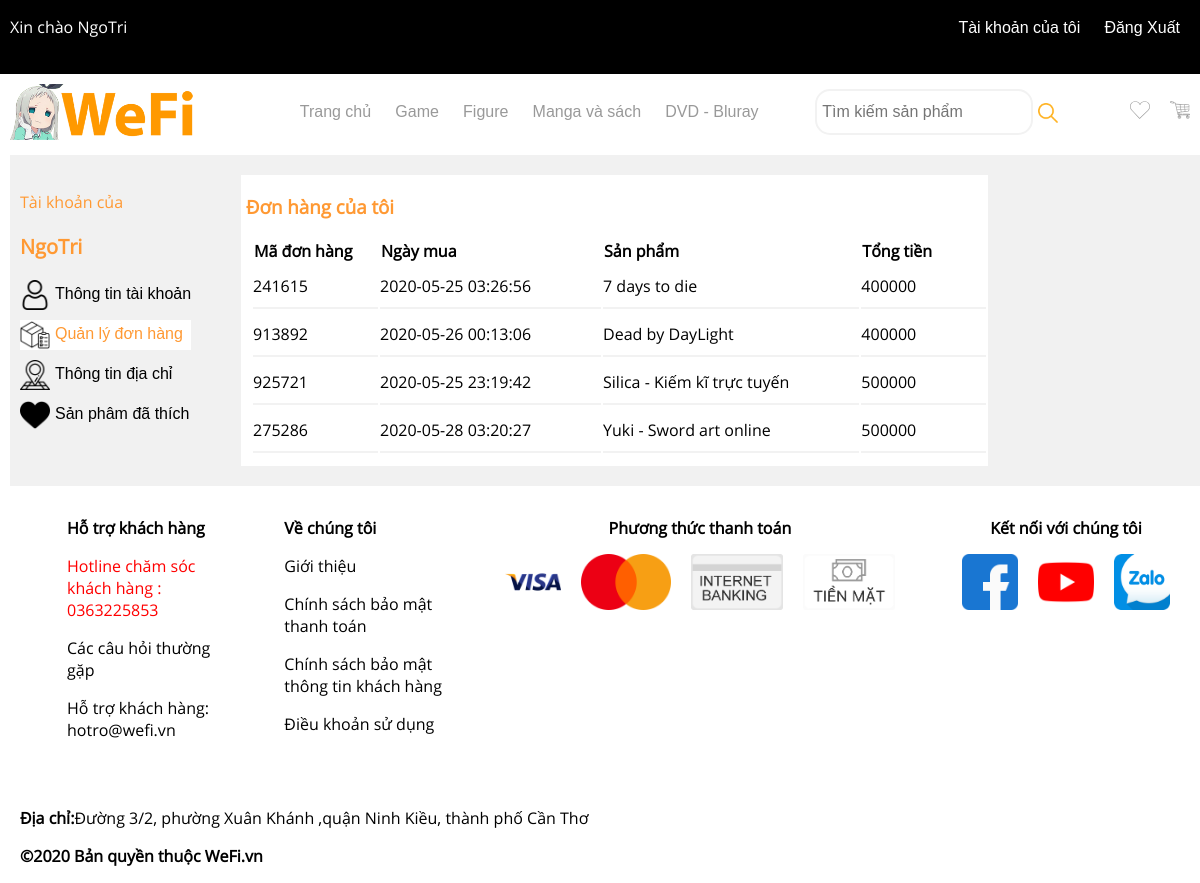
The app's page /orders.php (signed in) with its own data.
### tables this page shows
CREATE TABLE `orders` (
  `uid` int(11) NOT NULL,
  `pid` int(11) NOT NULL,
  `quality` int(11) NOT NULL,
  `orderDate` timestamp NULL DEFAULT CURRENT_TIMESTAMP,
  PRIMARY KEY (`pid`,`uid`),
  KEY `fk_orders1` (`uid`),
  CONSTRAINT `fk_orders1` FOREIGN KEY (`uid`) REFERENCES `customer` (`uid`),
  CONSTRAINT `fk_orders2` FOREIGN KEY (`pid`) REFERENCES `product` (`pid`)
);

CREATE TABLE `product` (
  `pid` int(11) NOT NULL AUTO_INCREMENT,
  `pTid` int(11) DEFAULT NULL,
  `imageURL` varchar(50) DEFAULT NULL,
  `product_name` varchar(100) NOT NULL,
  `price` int(11) NOT NULL,
  `about` varchar(800) DEFAULT NULL,
  PRIMARY KEY (`pid`),
  KEY `fk_product` (`pTid`),
  FULLTEXT KEY `product_name` (`product_name`),
  CONSTRAINT `fk_product` FOREIGN KEY (`pTid`) REFERENCES `producttype` (`pTid`)
);

### orders.php (the view, shortened to what this page needs)
<!DOCTYPE html>
<html lang="en">
<head>
    <link type="text/css" rel="stylesheet" href="./css/style.css">
    <link type="text/css" rel="stylesheet" href="./css/footer.css">
    <link type="text/css" rel="stylesheet" href="./css/user.css">
    <link type="text/css" rel="stylesheet" href="./css/orders.css">
</head>
<header>
    <?php
    include 'navBar.php';
    ?>
</header>
<body>
    <div class="main-user">
        <div class="user-action">
            <div class="user-name">
                <p>Tài khoản của</p>
                <p><?php echo $_SESSION['username']  ?></p>
            </div>
            <div class="link">
                <ul>
                    <li>
                        <div class="user-list">
                            <img src="./img/user.png" alt="user">
                            <a href="user.php">Thông tin tài khoản</a>
                        </div>
                    </li>
                    <li>
                        <div class="user-list active">
                            <img src="./img/order.png" alt="order">
                            <a href="orders.php">Quản lý đơn hàng</a>
                        </div>
                    </li>
                    <li>
                        <div class="user-list">
                            <img src="./img/address.png" alt="address">
                            <a href="address.php">Thông tin địa chỉ</a>
                        </div>
                    </li>
                    <li>
                        <div class="user-list">
                            <img src="./img/like.png" alt="like">
                            <a href="like.php">Sản phâm đã thích</a>
                        </div>
                    </li>
                </ul>
            </div>
        </div>
        <div class="user-order">
            <h3>Đơn hàng của tôi</h3>
            <div class="order-list">
                <table>
                    <thead>
                        <tr>
                            <th>Mã đơn hàng</th>
                            <th>Ngày mua</th>
                            <th>Sản phẩm</th>
                            <th>Tổng tiền</th>
                        </tr>
                    </thead>
                    <tbody>
                        <?php
                            require_once './DB/DBconfig.php';
                            $uid = $_SESSION['uid'];
                            $sql = "call getOrders(?)";
                            $stmt = $conn ->prepare($sql);
                            $stmt->bind_param('i',$uid);
                            $stmt->execute();
                            $result = $stmt ->get_result();
                            if ($result->num_rows>0){
                                while ($row = $result->fetch_assoc()){
                                    echo "<tr>";
                                   echo "<td>".rand(100000,999999)."</td>";
                                    echo "<td>$row[orderDate]</td>";
                                    echo "<td>$row[product_name]</td>";
                                    echo "<td>$row[total]</td>";
                                    echo "<tr>";
                                }
                            }
                        ?>
                    </tbody>
                </table>
            </div>
        </div>
    </div>
</body>
<footer>
    <?php include 'footer.php' ?>
</footer>
</html>

### css/style.css (style rules this page uses)
html { font-family: font,'Times New Roman', Times, serif !important; }
body { margin: 0px; }
img { height: 3.5rem; }
a { text-decoration: none; }
ul li a { color: white; font-family: Arial, Helvetica, sans-serif; text-decoration: none; transition: 350ms all; }

### css/user.css (style rules this page uses)
.main-user { background-color: #f1f1f1; display: flex; flex-direction: row; margin-left: 10px; padding: 20px 0px; align-content: space-around; }
.active { background-color: white; }
.active > a { color: #ff9933 !important; animation-name: none !important; }
.user-action,.user-info { margin-left: 10px; margin-right: 10px; padding-bottom: 20px; }
.user-action { padding-right: 40px; padding-bottom: 20px; }
.user-name > p:last-child { font-weight: bold; font-size: 20px; }
.user-info > h3, .user-name > p { color: #ff9933; }
.link ul { padding: 0px; }
.link ul >li { list-style-type: none; }
.user-list { margin: 10px 0px; display: flex; }
.user-list > img { height: 30px; width: 30px; margin-right: 5px; text-align: left; }
.user-list > a { padding-top: 5px; color: initial; }

### css/orders.css (style rules this page uses)
.user-order { background-color: white; }
.order-list { margin-left: 10px; }
.user-order >h3 { margin-left: 5px; color: #ff9933; }
.order-list tbody td { padding: 10px 70px 10px 0px; border-bottom: 2px solid #f2f2f2; }
.order-list th, .order-list td { text-align: left; }

### records on screen
orders: orderDate "2020-05-25 03:26:56", pid.product_name "7 days to die", row "400000"
orders: orderDate "2020-05-26 00:13:06", pid.product_name "Dead by DayLight", row "400000"
orders: orderDate "2020-05-25 23:19:42", pid.product_name "Silica - Kiếm kĩ trực tuyến", row "500000"
orders: orderDate "2020-05-28 03:20:27", pid.product_name "Yuki - Sword art online", row "500000"

### other values on screen
$_SESSION['username'] "NgoTri"
